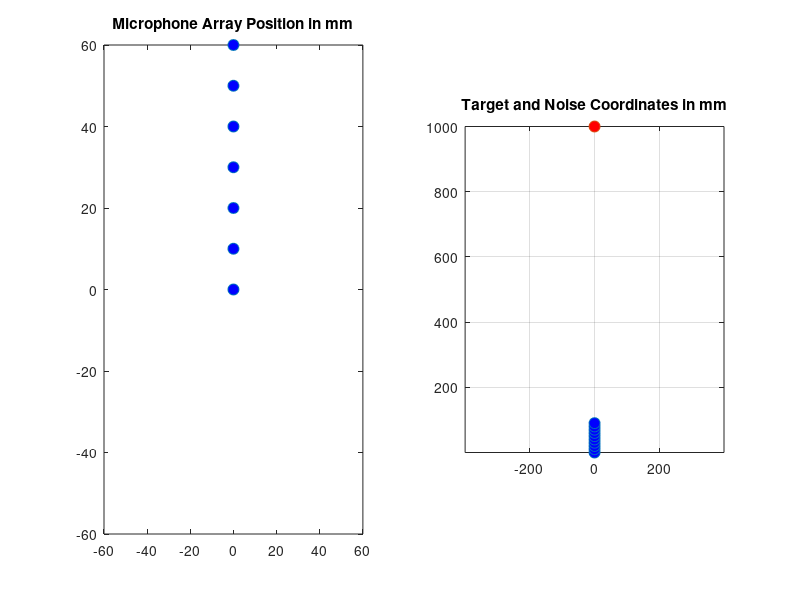

This chart was generated by the following MATLAB code: (Note: this script raises an error after producing the figure.)
clear;clf; close all;
verbose = true;
speak = false;
graph = true;

set(0, 'DefaultFigurePosition', [300, 300, 600, 300]); % Default size for all figures
SOUND = 343; %meters/second

%%  NUMBER AND COORDINATES OF MICROPHONES IN METERS  %

%Endfire Linear Microphone Array
mic_n = 10; % Number of microphones
d = 0.01; % Spacing (1 cm), under nyquist for frequencies of interest 
mic_pos = (0:mic_n-1)' * [0,d]; % Linear positions along y-axis 

theta = pi/2;
target_pos = [cos(theta), sin(theta)];

%% target audio
ns = 60000;
fs_adc = 20000;
ts = (0:ns-1)/fs_adc;
target_audio = 0.5*sin(ts'*2*pi*262);

%% %%%%%% Delay Between Mics %%%%%%
%delta_t, distance/speed
abs_delay = vecnorm((mic_pos - target_pos)')/343;
req_delay = abs_delay;
%   Noise Source  Uris Library%

if graph
    figure;
    subplot(1,2,1);
    %mic positions
    plot(mic_pos(:,1)*10^3, mic_pos(:,2)*10^3, 'o', 'MarkerSize', 8, 'MarkerFaceColor', 'b');
    xlim([-60,60]);
    ylim([-60,60]);
    title('Microphone Array Position in mm');
    subplot(1,2,2);
    plot(mic_pos(:,1)*10^3, mic_pos(:,2)*10^3, 'o', 'MarkerSize', 8, 'MarkerFaceColor', 'b');
    hold on;
    %target audio
    plot(target_pos(:,1)*10^3, target_pos(:,2)*10^3, 'o', 'MarkerSize', 8, 'MarkerFaceColor', 'r');
    hold on;
    % Labels and formatting
    title('Target and Noise Coordinates in mm');
    grid on;
    axis equal; % Ensures equal scaling of x and y axes
end


%%%%%%%%%%%%%%%%%%%%%%%%%%%%%%%%%%%%%%%%%%%%%%%%%%%%%%%%%%%%%%%%%%%%%%%%%%
%%                         SIGNAL CONVERTED TO DIGITAL                  %%
%%%%%%%%%%%%%%%%%%%%%%%%%%%%%%%%%%%%%%%%%%%%%%%%%%%%%%%%%%%%%%%%%%%%%%%%%%
% BEAMFORMING OPERATIONS
% time domaindelay and sum --> simplest, least computationally intensive
% After computing mic_data and required delay:

signal = zeros(ns, mic_n);
theta = (-180:180)*pi/180;
power_output = zeros(length(theta),1);
for i = 1:length(theta)
    for j = 1:mic_n
        %insert delay # of samples before and attenuate by 4pi*distance
        signal(:,j) = add_source(mic_pos(j,:), [cos(theta(i)), sin(theta(i))], target_audio, fs_adc);
    end
    power_output(i) = bandpower(real(ifft(freq_delaysum(fft(signal), req_delay, fs_adc))), fs_adc, [0,fs_adc/2]);
end
power_output = 10*log10(abs(power_output));
power_output = power_output - max(power_output);


figure;
polarplot(theta, real(power_output));
title('Phase vs. Array Response');
grid on;



%% %%%%%                 HELPER FUNCTIONS                   %%%%%%%%%%%
% function takes source locations, sampling Fs, source locations, and mic position
% outputs resulting audio for that mic
function audio = add_source(input_pos, sources, signal, Fs)
    d = vecnorm((sources - input_pos)'); %distance from mic to noise sources
    delays = int32((d/343)*Fs);
    delays = delays - min(delays);
    audio = zeros(length(signal),1);
    for i = 1:length(delays)
        audio = audio + [zeros(delays(i),1); signal(1:end-delays(i))]/(4*pi*d(i));
    end
    audio = audio/size(sources,1); 
end
